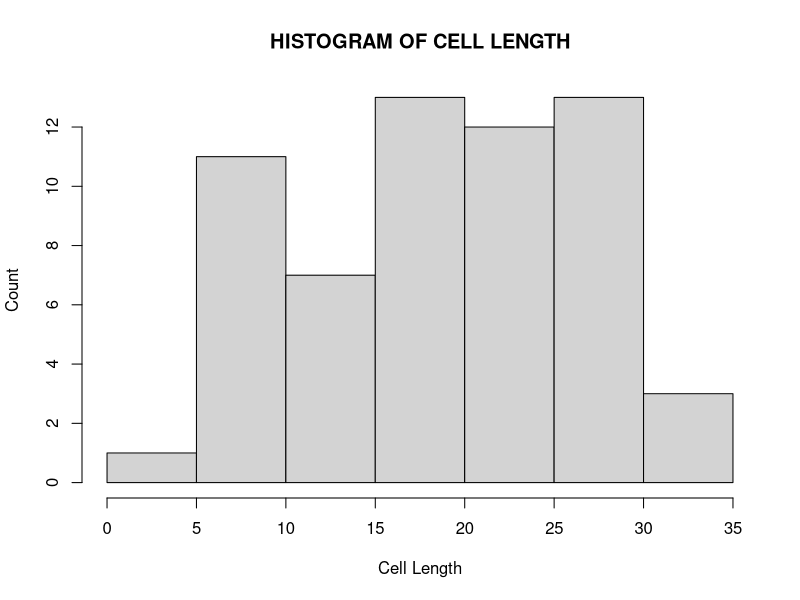
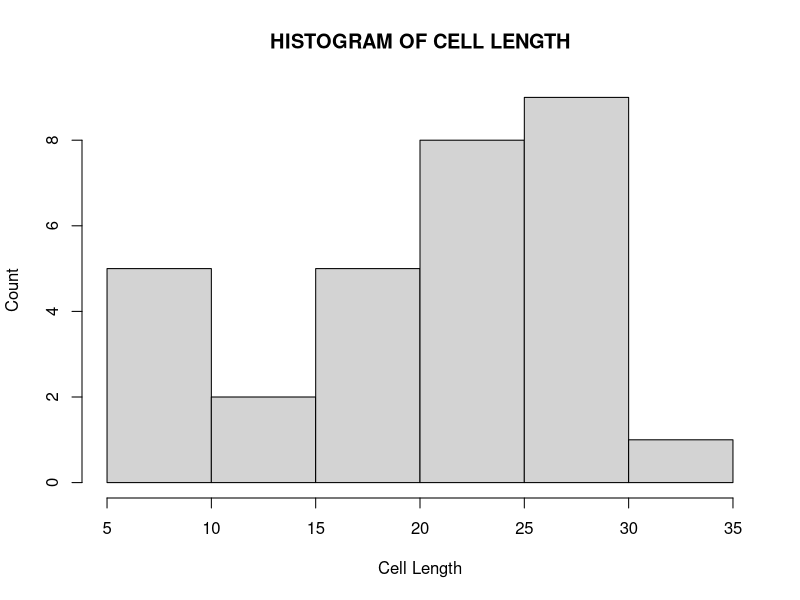
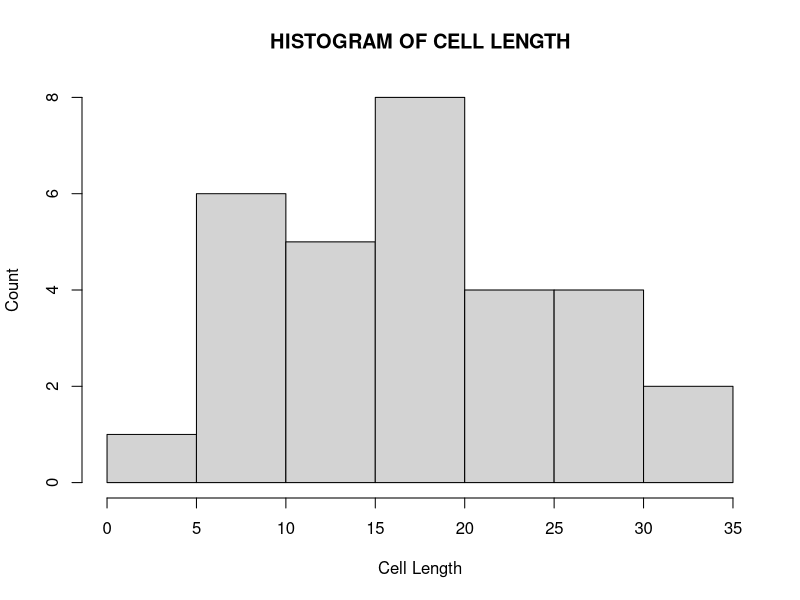
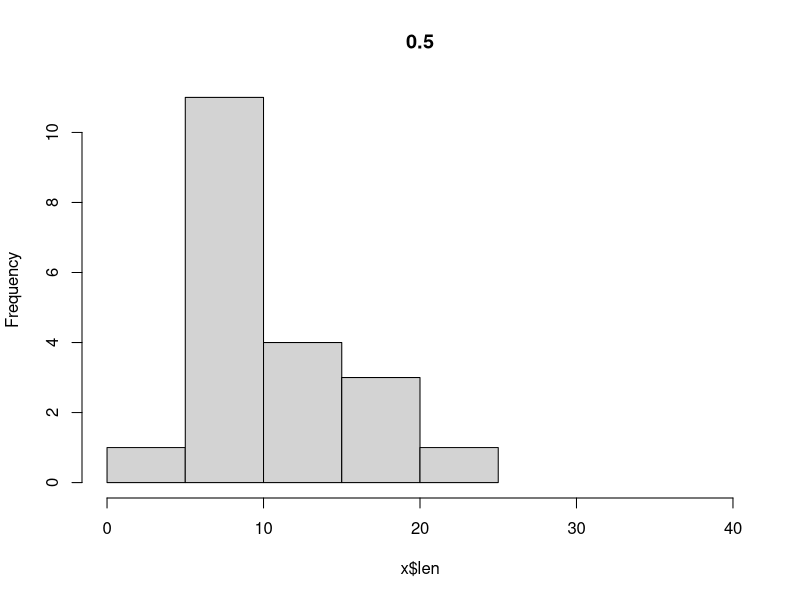
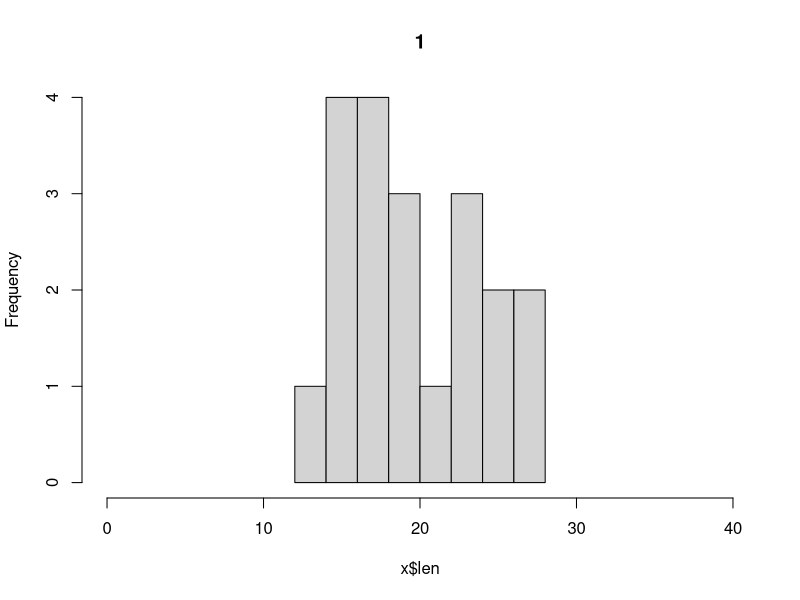
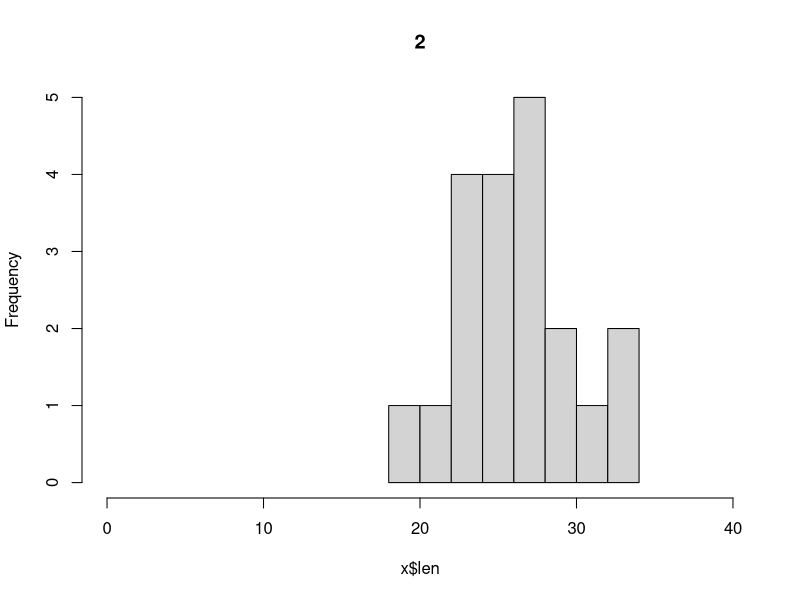
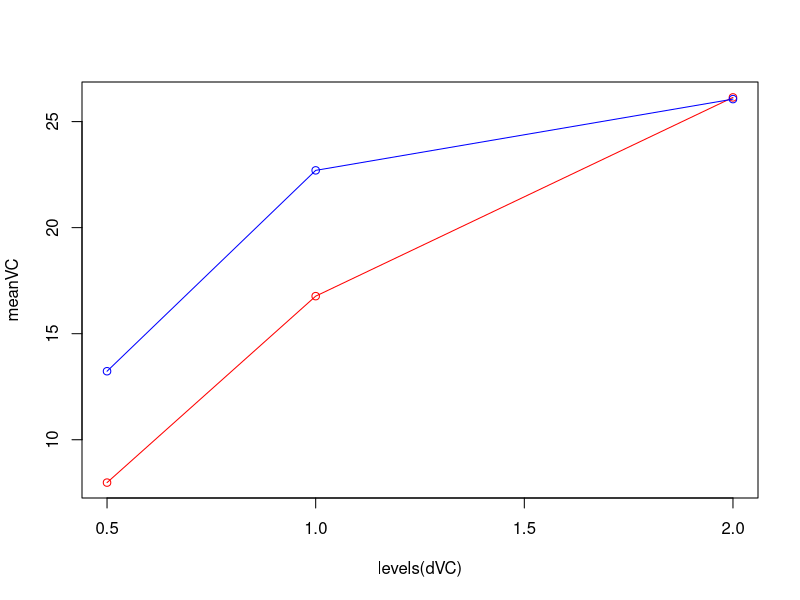
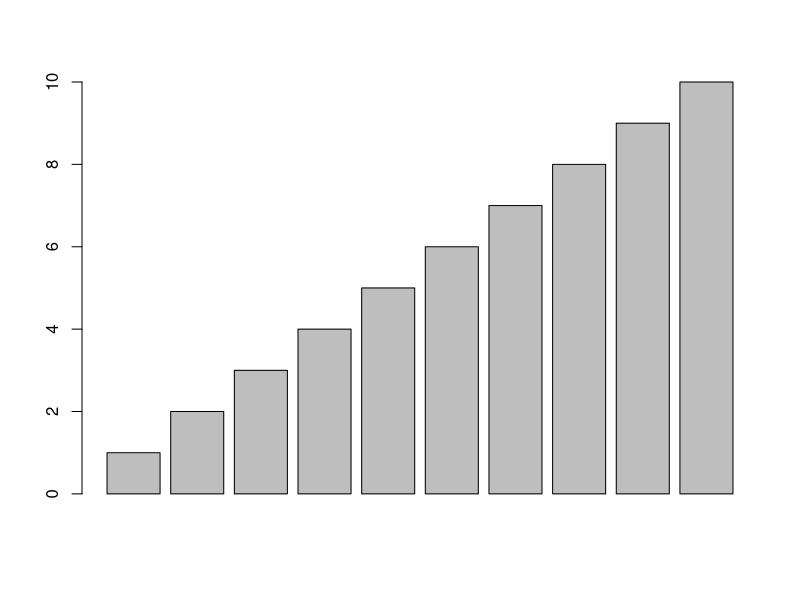

Recreate these plots in R, in order.
#libraries------------------------------------------------
library(datasets)
library(boot)
#---------------------------------------------------------
#TOOTHGROWTH
#---------------------------------------------------------
#preliminary exploration----------------------------------
head(ToothGrowth)
summary(ToothGrowth)
# you can kinda tell from summary what type the variables are
# (continuous/numeric, discrete/factors), but just to check...
str(ToothGrowth)
aggregate(ToothGrowth[,c("len","dose")],
          FUN = mean, by = list(acid = ToothGrowth$supp))


#graphing---------------------------------------------------
hist(ToothGrowth$len, xlab = "Cell Length",
     ylab = "Count", main = "HISTOGRAM OF CELL LENGTH")

hist(ToothGrowth[ToothGrowth$supp == "OJ", "len"],
     xlab = "Cell Length", ylab = "Count",
     main = "HISTOGRAM OF CELL LENGTH")

hist(ToothGrowth[ToothGrowth$supp == "VC", "len"],
     xlab = "Cell Length", ylab = "Count",
     main = "HISTOGRAM OF CELL LENGTH")

#lets split to make things easier...
str(ToothGrowth)
ToothGrowth$dose <- factor(ToothGrowth$dose)


doseSplit <- split(ToothGrowth, ToothGrowth$dose)
lapply(doseSplit, FUN = function(x) hist(x$len, main = x$dose[1], xlim = c(0,40)))

tble <- aggregate(ToothGrowth[,"len"], FUN = mean,
          by = list(acid = ToothGrowth$supp,
                    dose = ToothGrowth$dose))

dOJ <- tble[tble$acid == "OJ","dose"]
dVC <- tble[tble$acid == "VC","dose"]

meanOJ <- tble[tble$acid == "OJ","x"]
meanVC <- tble[tble$acid == "VC","x"]

plot(levels(dVC), meanVC, type = "o", col = "red")  #factors will default to barplots box and whiskers
lines(levels(dOJ), meanOJ, type = "o", col = "blue")

#barplots
barplot(1:10)
barplot(meanOJ)
barplot(meanVC)
barplot(c(meanOJ,meanVC),
        names = c("0.5 OJ", "1 OJ", "2 OJ", "0.5 VC", "1 VC", "2 VC"),
        col = c(rep("red",3), rep("blue", 3)))


#---------------------------------------------------------
#Melanoma
#https://stat.ethz.ch/R-manual/R-devel/library/boot/html/melanoma.html
#---------------------------------------------------------
#preliminary exploration----------------------------------
head(melanoma)
summary(melanoma)

#Where to start first???
#graphing-------------------------------------------------
plot(melanoma$thickness, melanoma$time)

hist(melanoma$time)
hist(melanoma[melanoma$ulcer == 1, "time"]) #how to make titles pretty?
hist(melanoma[melanoma$ulcer == 0, "time"]) #how to make xaxes the same?


ulcerStatus <- aggregate(melanoma$ulcer, FUN = mean, by = list(ulcers = melanoma$status))
barplot(ulcerStatus$x, names = paste("STATUS",ulcerStatus$ulcers))
barplot(ulcerStatus$x, names = c("Dead Mel", "Alive", "Dead Other")) #can use own names

#What else would you want to do?
